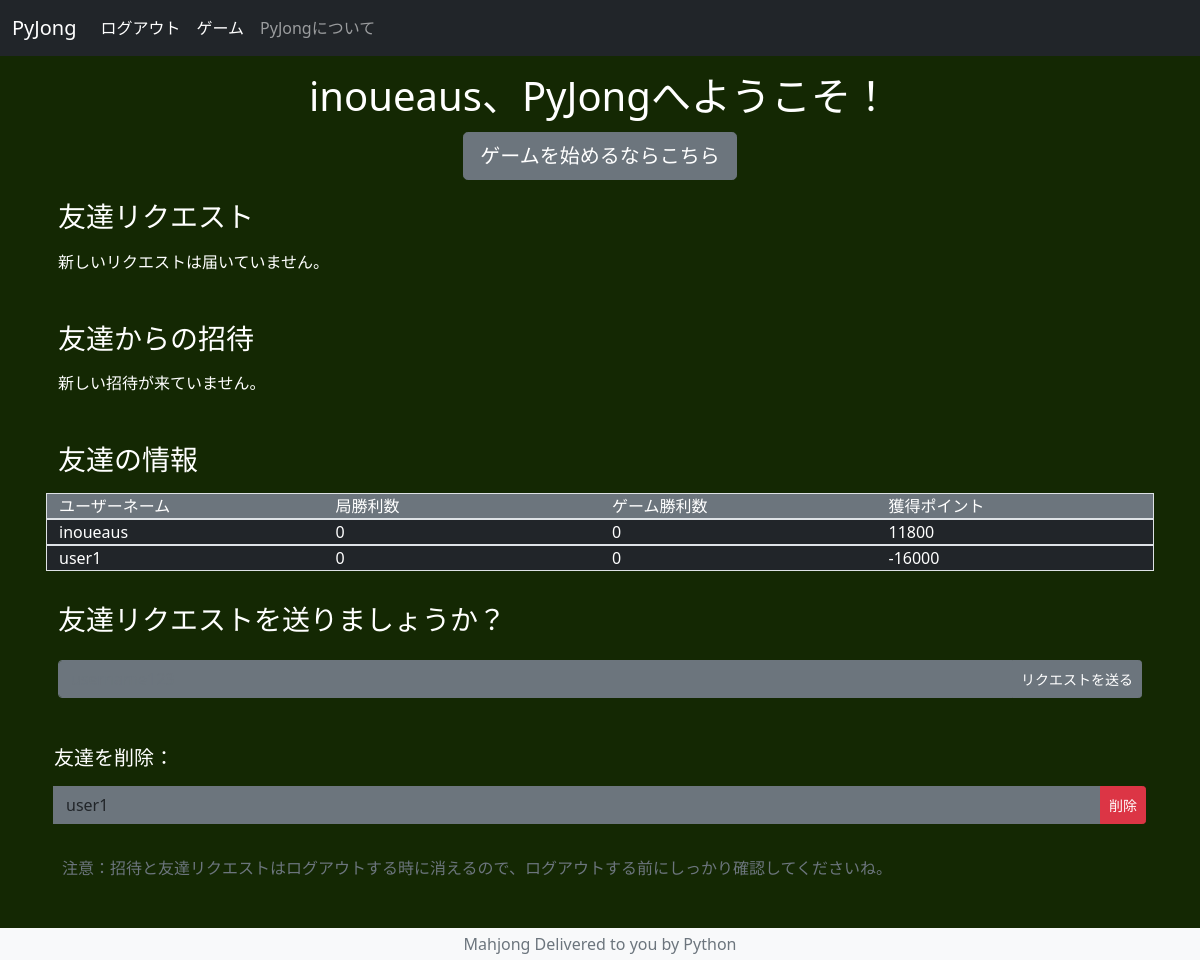
The page /main/friends (signed in) on the database as committed earlier.
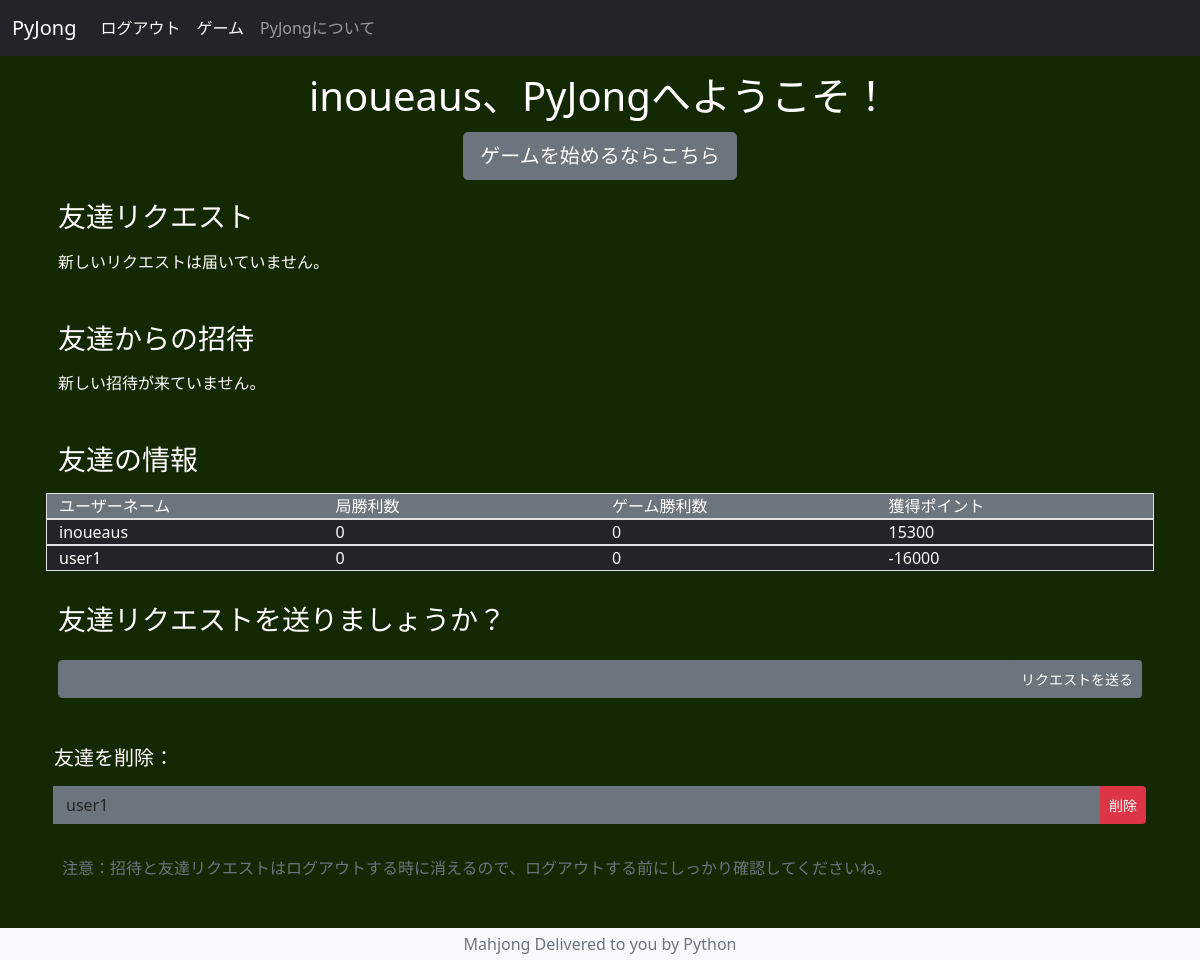
The same page on the database as committed later.
### pyjong/models.py (models this page shows, shortened)
class UserData(db.Model,UserMixin):
    __tablename__ = 'userdata'
    id = db.Column(db.Integer,primary_key=True)
    email_address = db.Column(db.String(64),unique=True,index=True)
    username = db.Column(db.String(64),unique=True,index=True)
    password_hash = db.Column(db.String(128))
    friends_list = db.Column(db.Text)
    friend_requests = db.Column(db.Text)
    invites = db.Column(db.Text)
    kyoku_win_count = db.Column(db.Integer)
    game_win_count = db.Column(db.Integer)
    points = db.Column(db.Integer)

### pyjong/main/views.py (the view, shortened to what this page needs)
@main_blueprint.route('/friends',methods=['GET','POST'])
@login_required
def friends():
    get_new_requests(current_user.username)
    get_invites(current_user.username)
    get_friends_list(current_user.username)
    form_delete = DeleteFriend()
    form_delete = add_friends_to_form(form_delete)
    form_req = FriendRequest()
    form_add = AcceptFriendRequest()
    form_add = add_friend_requests_to_form(form_add)
    accept_invite_form = AcceptInvite()
    accept_invite_form = add_invites_to_form(accept_invite_form)
    if form_delete.validate_on_submit():
        delete_friend(requested_username=form_delete.select_friend.data,requester_username=current_user.username)
        flash("友達を削除しました。",'alert-success')
        return redirect(url_for('main.friends'))
    return render_template('friends.html',form_delete=form_delete,form_add=form_add,form_req=form_req,accept_invite_form=accept_invite_form)

### pyjong/main/forms.py
class DeleteFriend(FlaskForm):
    select_friend = SelectField("承諾したいリクエストを選んでください")
    submit = SubmitField("削除")

class FriendRequest(FlaskForm):
    username = StringField('追加したいユーザーネーム：',validators=[InputRequired(),Regexp('^\w+$',message='英数字のみ入力可能')])
    submit = SubmitField('リクエストを送る')

### pyjong/main/views.py (called while the page is built, shortened)
def get_new_requests(session_username):
    current_usr = UserData.query.filter_by(username=session_username).first()
    new_requests_list = eval(current_usr.friend_requests)
    if session['updated'] == False:
        if len(new_requests_list) > 0:
            session['requests'] = new_requests_list
            session['new_requests'] = True
            current_usr.friend_requests = str([])
            db.session.add(current_usr)
            db.session.commit()
            session['updated'] = True
        else:
            print('new requests set to false')
            session['new_requests'] = False
            session['updated'] = True

def get_invites(session_username):
    current_usr = UserData.query.filter_by(username=session_username).first()
    invites = eval(current_usr.invites)
    if session['has_new_invites'] and len(invites) > 0:
        for invite in invites:
            session['invites'].append(invite)
        current_usr.invites = str([])
        db.session.add(current_usr)
        db.session.commit()
    elif len(invites) > 0 and session['has_new_invites'] == False:
        session['has_new_invites'] = True
        session['invites'] = invites
        current_usr.invites = str([])
        db.session.add(current_usr)
        db.session.commit()
    elif session['has_new_invites']:
        pass
    else:
        session['has_new_invites'] = False

def add_friends_to_form(form):
    if len(session['friends']) > 0:
        form.select_friend.choices = [(usr,usr) for usr in session['friends']]
        session['has_friends'] = True
    else:
        session['has_friends'] = False
    return form

def add_friend_requests_to_form(form):
    if session['new_requests']:
        form.select_friend.choices = [(usr,usr) for usr in session['requests']]
    else:
        form.select_friend.choices = [('no_friends','友達はまだいないようです')]
    return form

def add_invites_to_form(form):
    if session['has_new_invites']:
        form.select_friend.choices = [(room,usr) for usr,room in session['invites']]
    else:
        pass
    return form

### pyjong/models.py (called while the page is built)
@login_manager.user_loader
def load_user(user_id):
    return UserData.query.get(user_id)

### pyjong/main/templates/main/friends.html (shortened to what this page needs)
<!DOCTYPE html>
{% extends "base.html" %}
{% block content %}
<div class="container text-left p-3">
<div class="container text-center w-3">
  <h1 class="">{{session['username']}}、PyJongへようこそ！</h1>
</div>
<div class="container py-1 text-center">
  <button type="button" onclick="location.href='{{url_for('main.game')}}'" class="btn btn-secondary btn-lg btn-block mx-auto">ゲームを始めるならこちら</button>
</div>
<div class="container py-3">
  <h3 class="pb-2">友達リクエスト</h3>
  {% if session['new_requests'] %}
  <p class="">新しい友達のリクエストが届いていました！</p>
  <form class="" action="" method="POST">
    {{form_add.hidden_tag()}}
    {{form_add.select_friend(class='form-select')}}
    <div class="py-2">
    {{form_add.submit(class="btn btn-secondary btn-lg")}}
    </div>
  </form>
  {% else %}
  <p>新しいリクエストは届いていません。</p>
  {% endif %}
</div>
<div class="container py-3">
  <h3 class="pb-2">友達からの招待</h3>
  {% if  session['has_new_invites'] %}
  <form class="" action="" method="POST">
  {{accept_invite_form.hidden_tag()}}
  <div class="input-group">
  {{accept_invite_form.select_friend(class="form-select")}}
  {{accept_invite_form.submit(class="btn btn-outline-secondary")}}
  </div>
  </form>
  {% else %}
  <p>新しい招待が来ていません。</p>
{% endif %}
</div>
<div class="container py-3">
  <h3 class="pb-2">友達の情報</h3>
  <div class="row border bg-secondary">
    <div class="col">ユーザーネーム</div>
    <div class="col">局勝利数</div>
    <div class="col">ゲーム勝利数</div>
    <div class="col">獲得ポイント</div>
  </div>
  {% for row in session['friend_stats'] %}
<div class="row border">
  {% for cell in row %}
    <div class="col bg-dark">{{cell}}</div>
    {% endfor %}
</div>
  {% endfor %}
</div>
<div class="container py-3">
<h3 class="pb-2">友達リクエストを送りましょうか？</h3>
<form class="" action="" method="POST">
<div class="input-group py-2">
{{form_req.username(class="form-control",placeholder="username123")}}
{{form_req.submit(class="btn btn-secondary btn-sm")}}
</div>
</div>
{% if session['has_friends'] %}
<form class="p-2" action="" method="POST">
<h5 class="pt-3">友達を削除：</h5>
  <div class="input-group py-2">
    {{form_delete.select_friend(class="form-control")}}
    {{form_delete.submit(class="btn btn-danger btn-sm")}}
  </div>
</form>
{% endif %}
<p class="relative-bottom p-3 text-muted">注意：招待と友達リクエストはログアウトする時に消えるので、ログアウトする前にしっかり確認してくださいね。</p>
</div>
{% endblock %}

### pyjong/templates/base.html (shortened to what this page needs)
<!DOCTYPE html>
<html lang="jp" dir="ltr">
  <head>
    <link href="{{url_for('static',filename='/styles/bootstrap.css')}}" rel="stylesheet">
  </head>
  <body class="d-flex flex-column h-100">
    <nav class="navbar navbar-expand-lg navbar-dark bg-dark">
  <div class="container-fluid">
    <a class="navbar-brand" href="{{url_for('index')}}">PyJong</a>
    <div class="collapse navbar-collapse" id="navbarNav">
      <ul class="navbar-nav">
        {% if current_user.is_authenticated %}
        <li class="nav-item">
        <a class="nav-link active" href="{{url_for('logout')}}">ログアウト</a>
        </li>
        <li class="nav-item">
          <a class="nav-link active" href="{{url_for('main.game')}}">ゲーム</a>
        </li>
        {% endif %}
        <li class="nav-item">
          <a class="nav-link" href="{{url_for('main.info')}}">PyJongについて</a>
        </li>
      </ul>
    </div>
  </div>
  </nav>
  {% block content %}
  {% endblock %}
  <div class="my-3">
  <footer class="footer mt-auto mu-5 bg-light fixed-bottom">
    <div class="container p-1 text-center">
      <span class="text-muted">Mahjong Delivered to you by Python</span>
    </div>
  </footer>
    </div>
  </body>
</html>

Rows that differ between the two databases and show on the page:
changed UserData "inoueaus": points "11800" → "15300"
